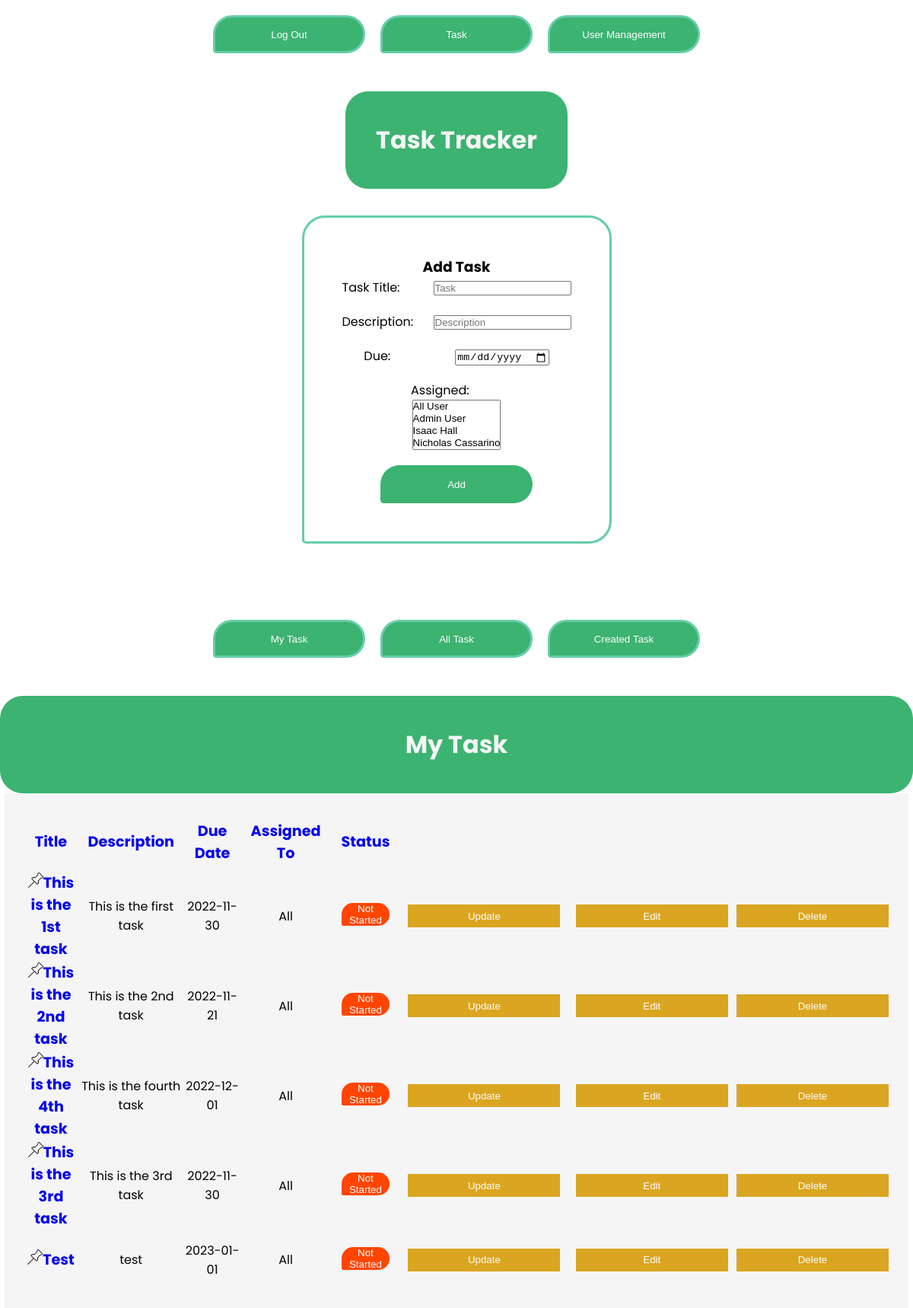
The page /task (signed in) on the database as committed earlier.
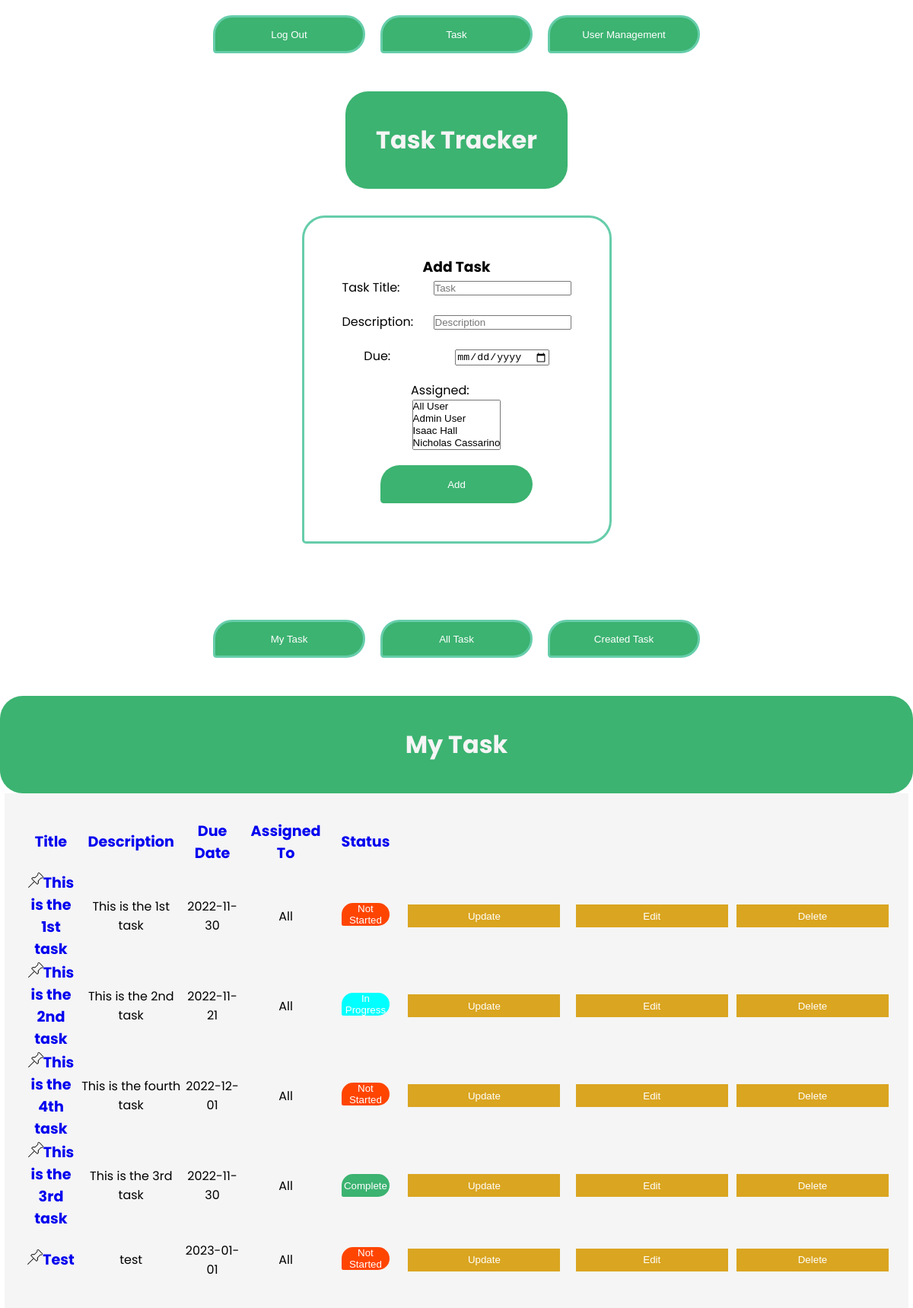
The same page on the database as committed later.
### models.py (models this page shows, shortened)
class Todo(db.Model):
    id = db.Column(db.Integer, primary_key=True)
    title = db.Column(db.String(100))
    description = db.Column(db.String(4150))
    assigned = db.Column(db.String(100))
    due = db.Column(db.Date)
    complete = db.Column(db.Integer)
    createdBy = db.Column(db.Integer)
    comments = db.relationship("Comment", backref="comment", cascade="all, delete-orphan", lazy=True)

### app.py (the view)
@app.route('/task')
def task():
    global user
    if user == User:
        return render_template('login.html', message="Please Log In To access this page")
    todo_list = Todo.query.all()
    user_list = User.query.all()
    return render_template('task.html', todo_list=todo_list, user_list=user_list, user=user)

### templates/task.html (shortened to what this page needs)
<!DOCTYPE html>
<html lang="en">
<head>
    <link rel="stylesheet" href="../static/main.css">
</head>
<body>
<div class="top-contain">
    <a href="/logout">
        <button class="top-bar">Log Out</button>
    </a>
    <a href="/task">
        <button class="top-bar">Task</button>
    </a>
    <a href="/ViewUsers">
        <button class="top-bar">User Management</button>
    </a>
</div>
<div class="h">
    <h1>Task Tracker</h1>
</div>
<form action="/add" method="post">
    <div class="register-container">
        <h3>Add Task</h3>
        <div class="form-item">
            <label>Task Title:</label>
            <input required type="text" name="title" placeholder="Task">
        </div>
        <div class="form-item">
            <label>Description:</label>
            <input type="text" name="description" placeholder="Description">
        </div>
        <div class="form-item">
            <label>Due:</label>
            <input required type="date" name="due">
        </div>
        <label>Assigned:</label>
        <select required name="assigned" id="assigned" multiple>
            <option value="All">All User</option>
            {% for user in user_list %}
                <option value="{{ user.name }}">{{ user.name }}</option>
            {% endfor %}
        </select>
        <button class="submit-button" type="submit">Add</button>
    </div>
</form>
<div class="top-contain">
    <button class="top-bar filter-button" onclick="toggle_visibility('myTask')">My Task</button>
    {% if user.access==1 %}
        <button class="top-bar filter-button" onclick="toggle_visibility('allTask')">All Task</button>
    {% endif %}
    <button class="top-bar filter-button" onclick="toggle_visibility('createdTask')">Created Task</button>
</div>
<div id="myTask">
    <div class="h">
        <h1>My Task</h1>
    </div>
    <div id="todo" class="todo">
        <table>
            <thead>
            <th><a href="/task/Title">Title</a></th>
            <th><a href="/task/Description">Description</a></th>
            <th><a href="/task/Due">Due Date</a></th>
            <th><a href="/task/AssignedTo">Assigned To</a></th>
            <th><a href="/task/Status">Status</a></th>
            <th></th>
            <th></th>
            </thead>
            <tbody>
            {% for todo in todo_list %}
                <tr>
                    {% if user.name in todo.assigned or todo.assigned=="All" %}
                        <td class="title"><a href="/pin/{{ todo.id }}"><img height="20px" width="20px"
                                                                            src="../static/pin.png" alt="pin"><a
                                href="/viewTask/{{ todo.id }}">{{ todo.title }}</a></td>
                        <td>{{ todo.description }}</td>
                        <td>{{ todo.due }}</td>
                        <td>{{ todo.assigned }}</td>
                        <td>{% if todo.complete == 0 %}
                            <button class="notStarted">Not Started</button>
                        {% elif todo.complete == 1 %}
                            <button class="inProgress">In Progress</button>
                        {% else %}
                            <button class="complete">Complete</button>
                        {% endif %}</td>
                        <td><a href="/update/{{ todo.id }}">
                            <button>Update</button>
                        </a></td>
                        {% if todo.createdBy == user.id or user.access == 1 %}
                            <td><a href="/editTask/{{ todo.id }}">
                                <button>Edit</button>
                            </a></td>
                            <td><a href="/delete/{{ todo.id }}">
                                <button>Delete</button>
                            </a></td>
                        {% endif %}</tr>
                    {% endif %}
            {% endfor %}
            </tbody>
        </table>
    </div>
</div>
</body>
</html>

### static/main.css (style rules this page uses)
h1 { color: whitesmoke; }
label:not(.ex) { display: block; float: left; width: 120px; font-family: 'Poppins', sans-serif; text-align: left; }
h3 { font-weight: bold; text-align: left; font-family: 'Poppins', sans-serif; }
th { font-size: larger; height: 75px; width: 550px; font-family: 'Poppins', sans-serif; }
td { height: 75px; }
tbody { font-family: 'Poppins', sans-serif; }
td > a > button:not(.exclude) { width: 200px; height: 30px; background-color: goldenrod; border-style: none; color: white; }
a { text-decoration: none; }
.todo { text-align: center; background-color: whitesmoke; width: 95%; margin-left: auto; margin-right: auto; padding: 2%; }
.inProgress { background-color: aqua; border-style: none; color: white; height: 30px; width: 70%; border-radius: 30px 30px 30px 5px; }
.complete { background-color: mediumseagreen; border-style: none; color: white; height: 30px; width: 70%; border-radius: 30px 30px 30px 5px; }
.notStarted { background-color: orangered; border-style: none; color: white; height: 30px; width: 70%; border-radius: 30px 30px 30px 5px; }
.title { font-weight: bold; font-size: larger; }
.top-bar { background-color: mediumseagreen; border-style: solid; border-color: mediumaquamarine; border-width: 3px; color: white; height: 50px; width: 200px; margin-right: 10px; margin-left: 10px; border-radius: 30px 30px 30px 5px; }
.top-contain { margin-top: 20px; display: flex; justify-content: center; }
* { padding: 0px; margin: 0px; }
body { display: flex; flex-direction: column; align-items: center; gap:30px }
.submit-button { background-color: mediumseagreen; border-style: none; color: white; height: 50px; width: 200px; margin-top: 20px; border-radius: 30px 30px 30px 5px; }
.register-container { margin-top: 5px; display: flex; flex-direction: column; justify-content: center; align-items: center; padding: 50px; border: solid; border-color: mediumaquamarine; border-radius: 30px 30px 30px 5px; }
div.h { margin-top: 20px; flex-direction: column; text-align: center; font-family: 'Poppins', sans-serif; background-color: mediumseagreen; display:flex; padding: 40px; border-radius: 30px; justify-content: space-between; color: white; }
div.form-item { margin-bottom: 20px; font-family: 'Poppins', sans-serif; }
.filter-button { margin-top: 50px; }

Rows that differ between the two databases and show on the page:
changed Todo "This is the 1st task": description "This is the first task" → "This is the 1st task"
changed Todo "This is the 2nd task": complete "Not Started" → "In Progress"
changed Todo "This is the 3rd task": complete "Not Started" → "Complete"
